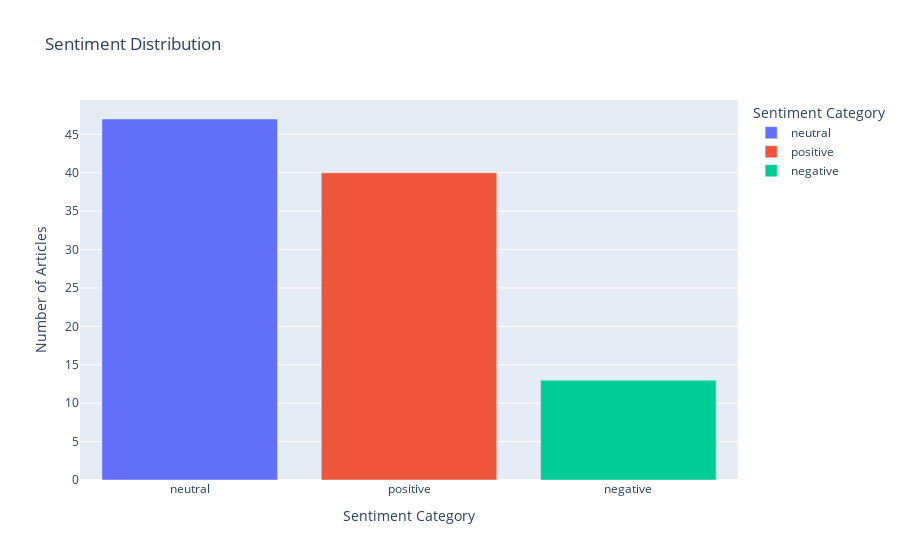

Notebook code cell kept with this figure:
### Markdown cell above
## Step 4: Results Visualization
After processing and analyzing the sentiment of the news articles, visualizing the results can provide a clearer and more intuitive understanding of the data.

### Bar Chart: Sentiment Distribution Visualization
- The chart represents the count of each sentiment category from the column 'description_sentiment_category' as bars.
- The y-axis denotes the number of articles for each sentiment category.
- The x-axis displays the sentiment categories.

### Code cell
import plotly.express as px

# Sentiment Distribution Visualization
sentiment_distribution = df_sentiments['description_sentiment_category'].value_counts()
fig_distribution = px.bar(sentiment_distribution, 
                          title='Sentiment Distribution',
                          labels={'value': 'Number of Articles', 'index': 'Sentiment Category'},
                          color=sentiment_distribution.index)
fig_distribution.show()

### Figure 1 — Plotly figure (JSON) as saved in the notebook; plotly's stock layout.template omitted (floating-point values rounded to 4 significant figures)
{"data": [{"alignmentgroup": "True", "hovertemplate": "Sentiment Category=%{x}<br>Number of Articles=%{y}<extra></extra>", "legendgroup": "neutral", "marker": {"color": "#636efa", "pattern": {"shape": ""}}, "name": "neutral", "offsetgroup": "neutral", "orientation": "v", "showlegend": true, "textposition": "auto", "type": "bar", "x": ["neutral"], "xaxis": "x", "y": [47], "yaxis": "y"}, {"alignmentgroup": "True", "hovertemplate": "Sentiment Category=%{x}<br>Number of Articles=%{y}<extra></extra>", "legendgroup": "positive", "marker": {"color": "#EF553B", "pattern": {"shape": ""}}, "name": "positive", "offsetgroup": "positive", "orientation": "v", "showlegend": true, "textposition": "auto", "type": "bar", "x": ["positive"], "xaxis": "x", "y": [40], "yaxis": "y"}, {"alignmentgroup": "True", "hovertemplate": "Sentiment Category=%{x}<br>Number of Articles=%{y}<extra></extra>", "legendgroup": "negative", "marker": {"color": "#00cc96", "pattern": {"shape": ""}}, "name": "negative", "offsetgroup": "negative", "orientation": "v", "showlegend": true, "textposition": "auto", "type": "bar", "x": ["negative"], "xaxis": "x", "y": [13], "yaxis": "y"}], "layout": {"barmode": "relative", "legend": {"title": {"text": "Sentiment Category"}, "tracegroupgap": 0}, "title": {"text": "Sentiment Distribution"}, "xaxis": {"anchor": "y", "categoryarray": ["neutral", "positive", "negative"], "categoryorder": "array", "domain": [0, 1], "title": {"text": "Sentiment Category"}}, "yaxis": {"anchor": "x", "domain": [0, 1], "title": {"text": "Number of Articles"}}}}
